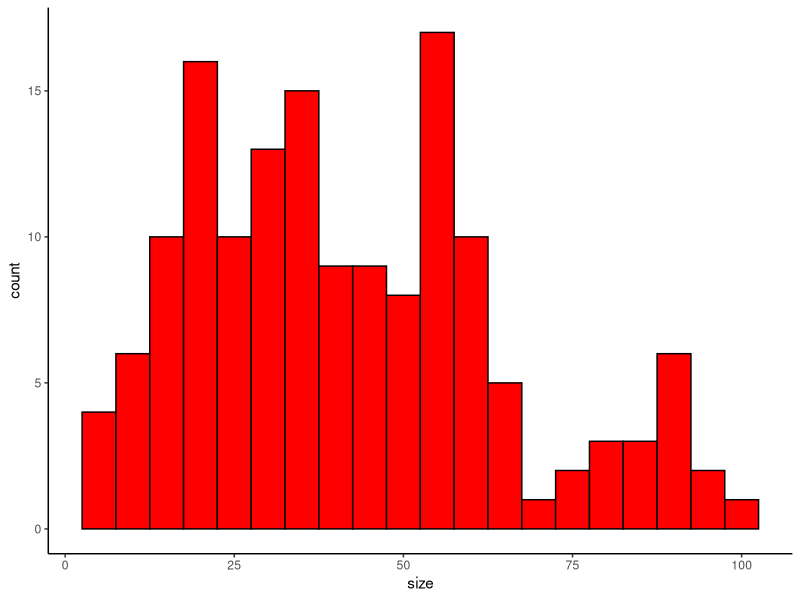
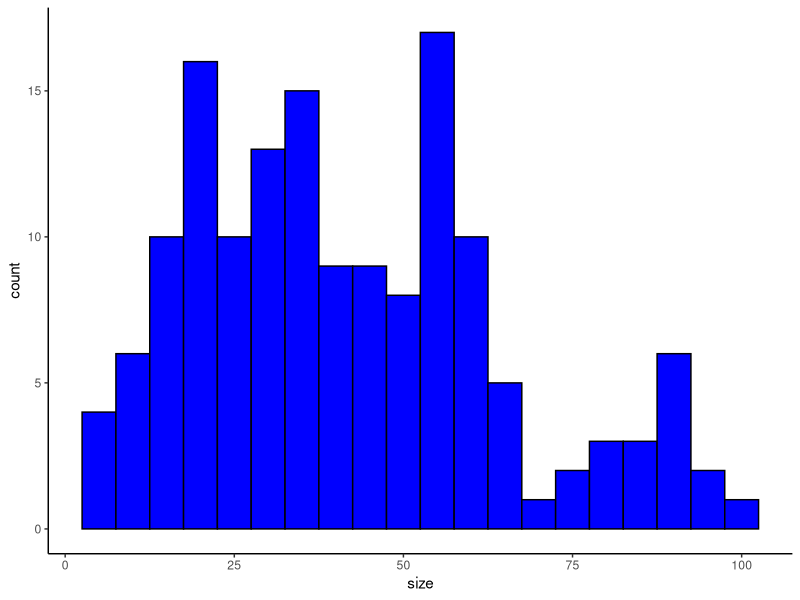

These figures' R source, in order:
## ---- chunk 1
require(ggplot2)
wise <- data.frame(name=rep(NA, 25), session=rep(NA, 25), sampling=rep(NA, 25))

### Enter your name using:
### wise$name[ROWNUMBER] <- "Freya"
### press COMMAND + ENTER to run

wise$name[1] <- "Freya"

### Enter your session using:
### wise$session[ROWNUMBER] <- "Morning" or "Afternoon"
### press COMMAND + ENTER to run

wise$session[1] <- "Morning"

### Enter your sampling method using:
### wise$sampling[ROWNUMBER] <- "Angling", "Trawling", "Seining"
### press COMMAND + ENTER to run

wise$sampling[1] <- "Angling"
## ---- chunk 2
wisefish <- read.csv("./wisefish.csv")

lengths <- ggplot() + geom_histogram(data=wisefish, aes(size), colour="black", fill="red", binwidth=5) + theme_classic()
print(lengths)

### change the colour of the bars using fill="COLOUR" (blue, green, yellow, violet, grey, orange, etc!)
lengths <- ggplot() + geom_histogram(data=wisefish, aes(size), colour="black", fill="blue", binwidth=5) + theme_classic()
print(lengths)
## ---- chunk 3
### Our dataset is called "wisefish". Each row represents one fish, so we will count the rows using the nrow() function on the dataset wisefish

nrow(wisefish)

